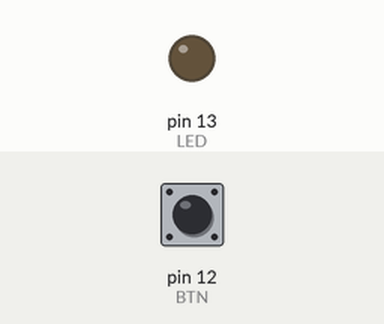
Recording of a sketch running on a simulated Arduino Uno, built with avr-gcc and run on an emulated ATmega328P. Shown: output pins drawn as LEDs (lit = HIGH). Inputs (shaded band) come from the test bench; at power-on: pin 12 (BTN) LOW.

Above: at 1.2 s.
1.3 s: pin 12 (BTN) pulled HIGH for 0.15 s
At 1.37 s:
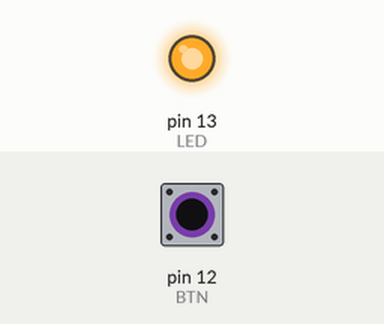
2.9 s: pin 12 (BTN) pulled HIGH for 3.2 s
At 6.9 s:
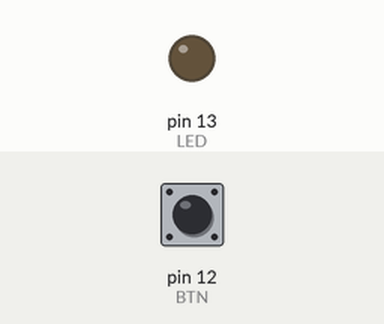
Timing chart, 0 to 8.4 s (numbered marks = the images above; inputs shaded):
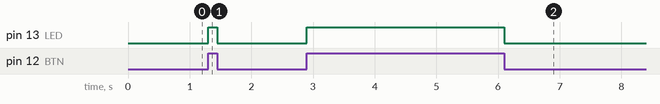

Measured:
- after the input at 1.3 s, pin 13 (LED): LOW → HIGH at once, → LOW 0.15 s later
- after the input at 2.9 s, pin 13 (LED): LOW → HIGH at once, → LOW 3.2 s later

The sketch:

program.ino
```cpp
#define LED 13
#define BTN 12

void setup(){
  pinMode(LED, OUTPUT);
  pinMode(BTN, INPUT);
}

void loop()
{
  if (digitalRead(BTN) == HIGH) {
    digitalWrite(LED, HIGH);
  } else {
	digitalWrite(LED, LOW);
  }
}
```
